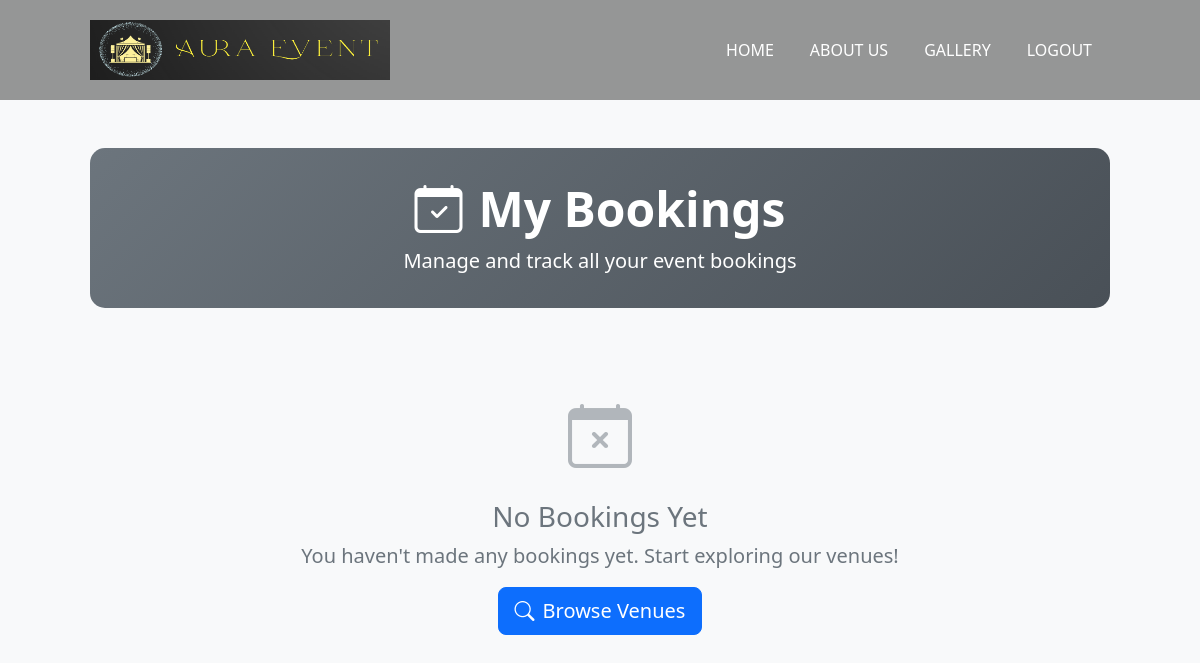
The page /my-bookings/?page=2 (signed in) on the database as committed earlier.
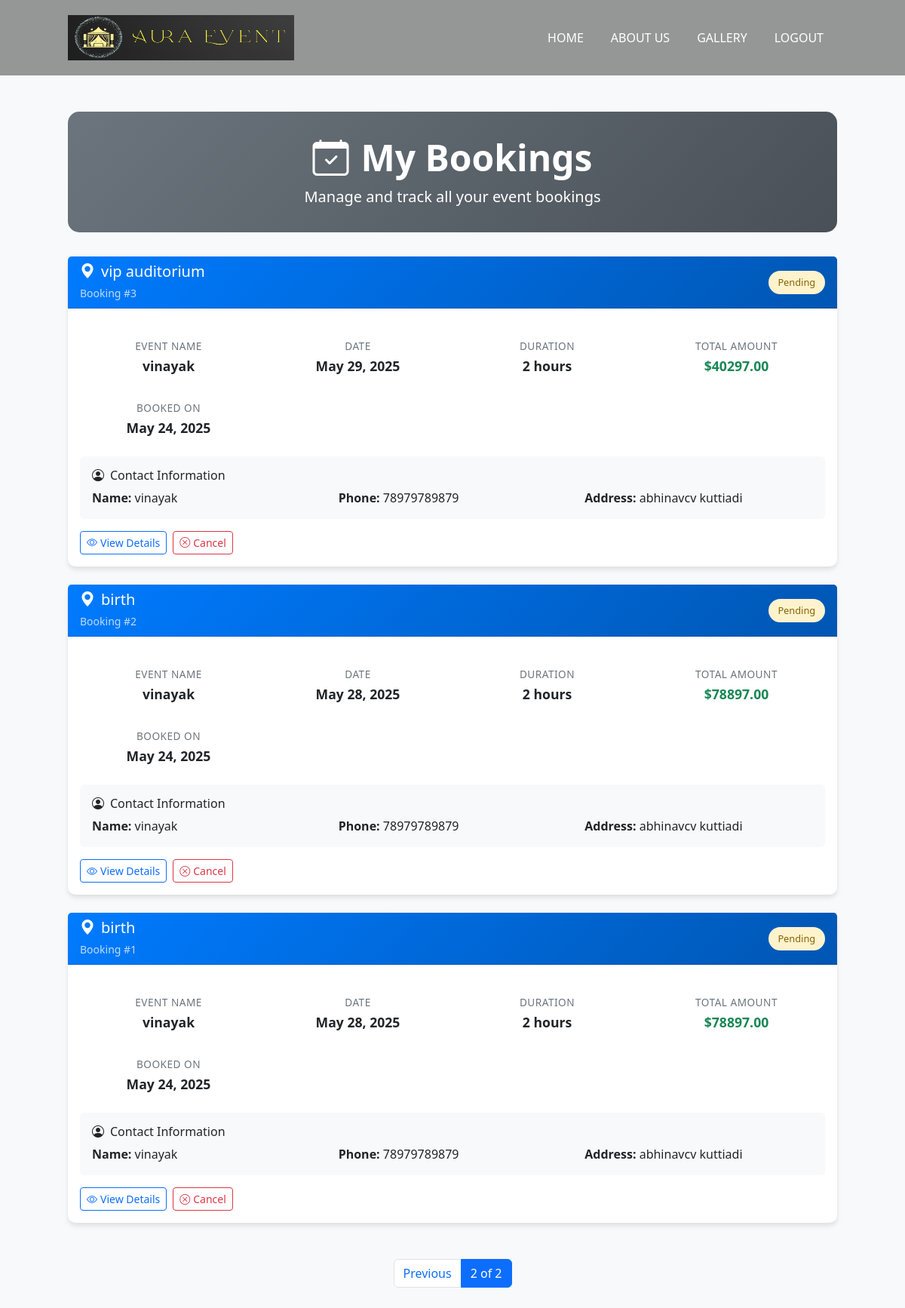
The same page on the database as committed later.
### Aura/models.py (models this page shows, shortened)
class Booking(models.Model):
    STATUS_CHOICES = [
        ('pending', 'Pending'),
        ('confirmed', 'Confirmed'),
        ('cancelled', 'Cancelled'),
        ('completed', 'Completed'),
    ]
    user = models.ForeignKey(User, on_delete=models.CASCADE)
    product = models.ForeignKey(Product, on_delete=models.CASCADE)
    name = models.CharField(max_length=250)
    date = models.DateField()
    duration = models.CharField(max_length=100)
    address = models.ForeignKey(Address, on_delete=models.CASCADE, null=True, blank=True)
    total_price = models.DecimalField(max_digits=10, decimal_places=2)
    status = models.CharField(max_length=20, choices=STATUS_CHOICES, default='pending')
    created_at = models.DateTimeField(default=timezone.now)
    updated_at = models.DateTimeField(auto_now=True)
    class Meta:
        ordering = ['-created_at']

class Product(models.Model):
    name= models.CharField(max_length=250)
    price= models.FloatField()
    image= models.ImageField(upload_to='product/')
    image1 = models.ImageField(upload_to='path/to/upload/', null=True, blank=True)
    image2 = models.ImageField(upload_to='path/to/upload/', null=True, blank=True)
    image3 = models.ImageField(upload_to='path/to/upload/', null=True, blank=True)
    image4 = models.ImageField(upload_to='path/to/upload/', null=True, blank=True)
    description= models.TextField()
    location=models.TextField()
    event= models.ForeignKey(event, on_delete=models.CASCADE,null=True)
    capacity=models.TextField()

class Address(models.Model):
    user = models.ForeignKey(User, on_delete=models.CASCADE)
    name=models.CharField(max_length=225)
    address=models.TextField()
    phone=models.CharField(max_length=12)

### Aura/views.py (the view)
# urls.py: path('my-bookings/', views.my_bookings, name='my_bookings'),
@login_required
def my_bookings(request):
    bookings = Booking.objects.filter(user=request.user).order_by('-created_at')
    paginator = Paginator(bookings, 10)  # 10 bookings per page
    page = request.GET.get('page')
    bookings = paginator.get_page(page)
    return render(request, 'my_bookings.html', {'bookings': bookings})

### Aura/templates/my_bookings.html (shortened to what the changed rows need)
{% load static %}
<!DOCTYPE html>
<html lang="en">
<head>
  <link href="https://cdn.jsdelivr.net/npm/bootstrap@5.3.2/dist/css/bootstrap.min.css" rel="stylesheet">
  <link rel="stylesheet" href="https://cdn.jsdelivr.net/npm/bootstrap-icons@1.10.5/font/bootstrap-icons.css">
</head>
<body class="bg-light">
  <div class="container py-5">
    <div class="page-header">
      <h1 class="display-5 fw-bold mb-2">
        <i class="bi bi-calendar-check me-3"></i>My Bookings
      </h1>
    </div>
    {% if bookings %}
      <div class="row">
        {% for booking in bookings %}
        <div class="col-12">
          <div class="card booking-card">
            <div class="card-header booking-header">
              <div class="d-flex justify-content-between align-items-center">
                <div>
                  <h5 class="mb-1">
                    <i class="bi bi-geo-alt-fill me-2"></i>{{ booking.product.name|default:"Venue" }}
                  </h5>
                  <small class="opacity-75">Booking #{{ booking.id }}</small>
                </div>
                <div class="text-end">
                  <span class="status-badge
                    {% if booking.status == 'pending' %}status-pending
                    {% elif booking.status == 'confirmed' %}status-confirmed
                    {% elif booking.status == 'cancelled' %}status-cancelled
                    {% elif booking.status == 'completed' %}status-completed
                    {% endif %}">
                    {{ booking.status|title }}
                  </span>
                </div>
              </div>
            </div>
            <div class="card-body">
              <div class="booking-details">
                <div class="detail-item">
                  <div class="detail-label">Event Name</div>
                  <div class="detail-value">{{ booking.name|default:"Event Booking" }}</div>
                </div>
                <div class="detail-item">
                  <div class="detail-label">Date</div>
                  <div class="detail-value">{{ booking.date|date:"M d, Y" }}</div>
                </div>
                <div class="detail-item">
                  <div class="detail-label">Duration</div>
                  <div class="detail-value">{{ booking.duration|default:"N/A" }} hours</div>
                </div>
                <div class="detail-item">
                  <div class="detail-label">Total Amount</div>
                  <div class="detail-value text-success">${{ booking.total_price }}</div>
                </div>
                <div class="detail-item">
                  <div class="detail-label">Booked On</div>
                  <div class="detail-value">{{ booking.created_at|date:"M d, Y" }}</div>
                </div>
              </div>
              {% if booking.address %}
              <div class="mt-3 p-3 bg-light rounded">
                <h6 class="mb-2"><i class="bi bi-person-circle me-2"></i>Contact Information</h6>
                <div class="row">
                  <div class="col-md-4">
                    <strong>Name:</strong> {{ booking.address.name }}
                  </div>
                  <div class="col-md-4">
                    <strong>Phone:</strong> {{ booking.address.phone }}
                  </div>
                  <div class="col-md-4">
                    <strong>Address:</strong> {{ booking.address.address|truncatechars:30 }}
                  </div>
                </div>
              </div>
              {% endif %}
              <div class="d-flex action-buttons mt-3">
                <a href="{% url 'booking_confirmation' booking.id %}" class="btn btn-outline-primary btn-sm">
                  <i class="bi bi-eye me-1"></i>View Details
                </a>
                {% if booking.status == 'pending' %}
                <button class="btn btn-outline-danger btn-sm" onclick="cancelBooking({{ booking.id }})">
                  <i class="bi bi-x-circle me-1"></i>Cancel
                </button>
                {% endif %}
              </div>
            </div>
          </div>
        </div>
        {% endfor %}
      </div>
      {% if bookings.has_other_pages %}
      <nav aria-label="Bookings pagination" class="mt-4">
        <ul class="pagination justify-content-center">
          {% if bookings.has_previous %}
            <li class="page-item">
              <a class="page-link" href="?page={{ bookings.previous_page_number }}">Previous</a>
            </li>
          {% endif %}
          <li class="page-item active">
            <span class="page-link">{{ bookings.number }} of {{ bookings.paginator.num_pages }}</span>
          </li>
        </ul>
      </nav>
      {% endif %}
    {% else %}
      <div class="empty-state">
        <div class="empty-icon">
          <i class="bi bi-calendar-x"></i>
        </div>
        <h3>No Bookings Yet</h3>
        <p class="lead">You haven't made any bookings yet. Start exploring our venues!</p>
        <a href="{% url 'home' %}" class="btn btn-primary btn-lg">
          <i class="bi bi-search me-2"></i>Browse Venues
        </a>
      </div>
    {% endif %}
  </div>
</body>
</html>

Rows that differ between the two databases and show on the page:
added Booking: product.name "vip auditorium", id "3", status "Pending", name "vinayak", date "May 29, 2025", duration "2", total_price "40297.00", created_at "May 24, 2025", address.name "vinayak", address.phone "78979789879", address.address "abhinavcv kuttiadi"
added Booking: product.name "birth", id "2", status "Pending", name "vinayak", date "May 28, 2025", duration "2", total_price "78897.00", created_at "May 24, 2025", address.name "vinayak", address.phone "78979789879", address.address "abhinavcv kuttiadi"
added Booking: product.name "birth", id "1", status "Pending", name "vinayak", date "May 28, 2025", duration "2", total_price "78897.00", created_at "May 24, 2025", address.name "vinayak", address.phone "78979789879", address.address "abhinavcv kuttiadi"
Other text that changed with them:
{{ bookings.number }}: (not shown) → "2"
{{ bookings.paginator.num_pages }}: (not shown) → "2"
text no longer shown: "No Bookings Yet You haven't made any bookings yet. Start exploring our venues! Browse Venues"
text now shown: "Previous of"
